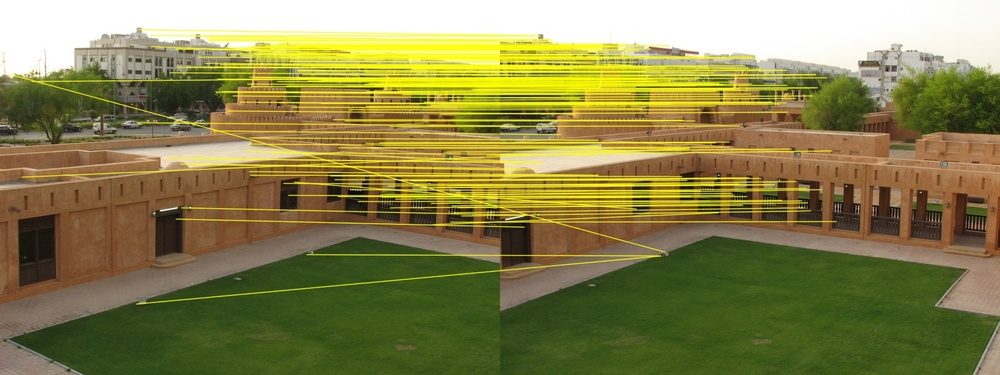
#> input picture Material-lab9/answer-images/correspondences.jpg, 1000 x 375 px, shrunk from 1600 x 600 before the run, given in place of Results_Background.avi, which was not available
$ python setbg-video.py
#> lines starting #> are read from the running program, lines starting #| are printed output that depends on the picture
import cv2
import numpy as np


shiTo_params = dict( maxCorners = 40,
                       qualityLevel = 0.03,
                       minDistance = 10,
                       blockSize = 7 )

lk_params = dict( winSize  = (30,30),
                  maxLevel = 3,
                  criteria = (cv2.TERM_CRITERIA_EPS | cv2.TERM_CRITERIA_COUNT, 10, 0.03))

def process(video):
    # number of frames :
    fps = video.get(cv2.CAP_PROP_FPS)

    total_frames = video.get(cv2.CAP_PROP_FRAME_COUNT)

    # Initialize everything with the first frame.
    ret, previous_frame = video.read()
#> previous_frame is the input picture: shape (375, 1000, 3); mean B, G, R 76.8, 130.4, 136.1
    gray_previous_frame = cv2.cvtColor(previous_frame, cv2.COLOR_BGR2GRAY)
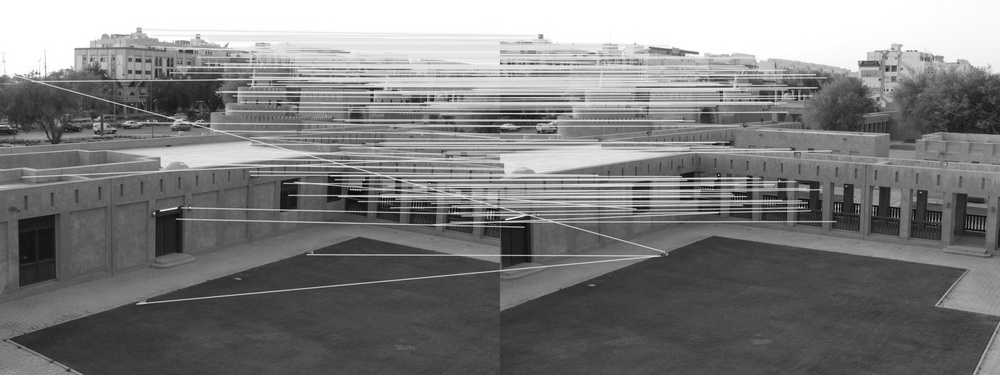
#> gray_previous_frame: shape (375, 1000); min 2, max 255, mean 126

    # Write the background removed video
    # Warning: don't forget that opencv is height/width (shape), so we have to inverse things here...
    # The joy of opencv I guess :)
    out = cv2.VideoWriter('result-2.avi',
                          cv2.VideoWriter_fourcc('M', 'J', 'P', 'G'),
                          fps, (previous_frame.shape[1], previous_frame.shape[0]))

    # define some parameters.
    optical_flow_params = dict(winSize=(30,30),
                     maxLevel=2,
                     criteria=(cv2.TERM_CRITERIA_EPS | cv2.TERM_CRITERIA_COUNT,
                               100, 0.3))

    feature_to_track_params = dict(maxCorners=100,
                          qualityLevel=0.3,
                          minDistance=50,
                          blockSize=8)

    old_points = cv2.goodFeaturesToTrack(gray_previous_frame, mask=None, **feature_to_track_params)
#> old_points = 28 rows, first 8: [800, 97], [861, 64], [373, 98], [431, 98], [170, 70], [491, 215], [97, 126], [254, 83]

    # well, we worked on the first frame (0) so we're on the second frame now.
    current_frame = 1

    # Create a mask image for drawing purposes
    mask = np.zeros_like(previous_frame)

    while current_frame < total_frames:
        ret, frame = video.read()
        gray_frame = cv2.cvtColor(frame, cv2.COLOR_BGR2GRAY)

        current_frame = current_frame +1

        if frame is None:
            continue

        # Gaussian Blur to remove high frequency noise.
        blur = cv2.GaussianBlur(gray_frame, (7, 7), 0)

        # Apply a threshold to improve the car edge detection.
        ret, image_thresh = cv2.threshold(blur, 20, 255, cv2.THRESH_BINARY)

        # Dilate a bit to improve the car edge detection.
        kernel_dilatation = np.ones((2, 2), np.uint8)
        dilated = cv2.dilate(image_thresh, kernel_dilatation, iterations=2)

        # Perform Canny edge detection
        edged_image = cv2.Canny(dilated, 5, 255)
        kernel = cv2.getStructuringElement(cv2.MORPH_RECT, (7,7))
        closed = cv2.morphologyEx(edged_image, cv2.MORPH_CLOSE, kernel)

        contours, hierarchy = cv2.findContours(closed.copy(), mode=cv2.RETR_EXTERNAL, method=cv2.CHAIN_APPROX_SIMPLE)

        for cnt in contours:
            x, y, w, h = cv2.boundingRect(cnt)
            frame = cv2.rectangle(frame, (x,y),(x+w,y+h),(0,255,0),2)

        p_new, status, error = cv2.calcOpticalFlowPyrLK(gray_previous_frame, gray_frame, old_points, None, **optical_flow_params)

        if p_new is not None:
            good_new = p_new[status == 1]
            good_old = old_points[status == 1]
        else:
            print('<!!> not able to run optical flow.')
            continue


        for i, (new, old) in enumerate(zip(good_new, good_old)):
            a, b = new.ravel()
            c, d = old.ravel()

            # try linear regression...
            # model = LinearRegression().fit(a, b)
            # r_sq = model.score(a, b)
            # Predict next X coord, with given Y
            # I can't make it... huh :( :(

            from scipy.spatial import distance
            aa = (a, b)
            bb = (c, d)
            dst = distance.euclidean(aa, bb)

            if dst < 60:
                # Add also a function that drawn a line between each of the previous feature locations to
                # depict this movement.
                mask = cv2.line(mask, (int(a), int(b)), (int(c), int(d)), (0, 255, 0), 1)
            # else:
            #     print(f'dst={dst}')

            frame = cv2.circle(frame, (int(a), int(b)), 5, (0,0,255), -1)

        img = cv2.add(frame, mask)

        out.write(img)

        gray_previous_frame = gray_frame.copy()
        old_points = cv2.goodFeaturesToTrack(gray_frame, mask=None, **feature_to_track_params)

    video.release()
    out.release()

if __name__ == '__main__':
    print('run main')

    video = cv2.VideoCapture('Results_Background.avi')
    process(video)

$ run again, on Material-lab9/answer-images/panorama.jpg
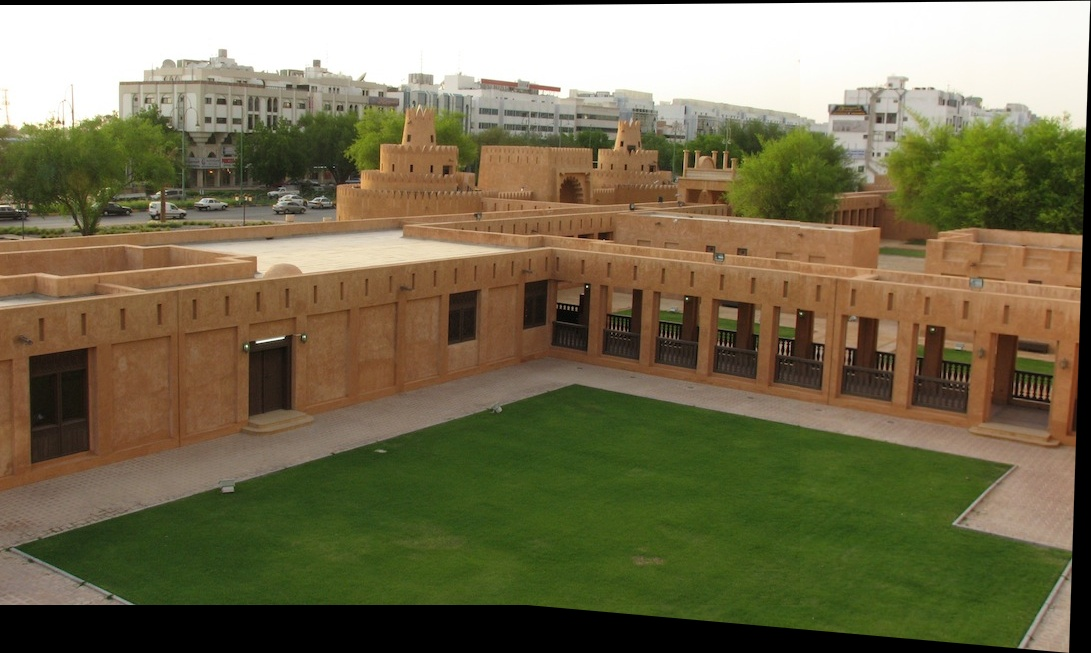
#> input picture Material-lab9/answer-images/panorama.jpg, 1091 x 653 px, given in place of Results_Background.avi, which was not available
#> in process, previous_frame is the input picture: shape (653, 1091, 3); mean B, G, R 79.6, 109.7, 116.8
#> in process, `gray_previous_frame = cv2.cvtColor(previous_frame, cv2.COLOR_BGR2GRAY)`:
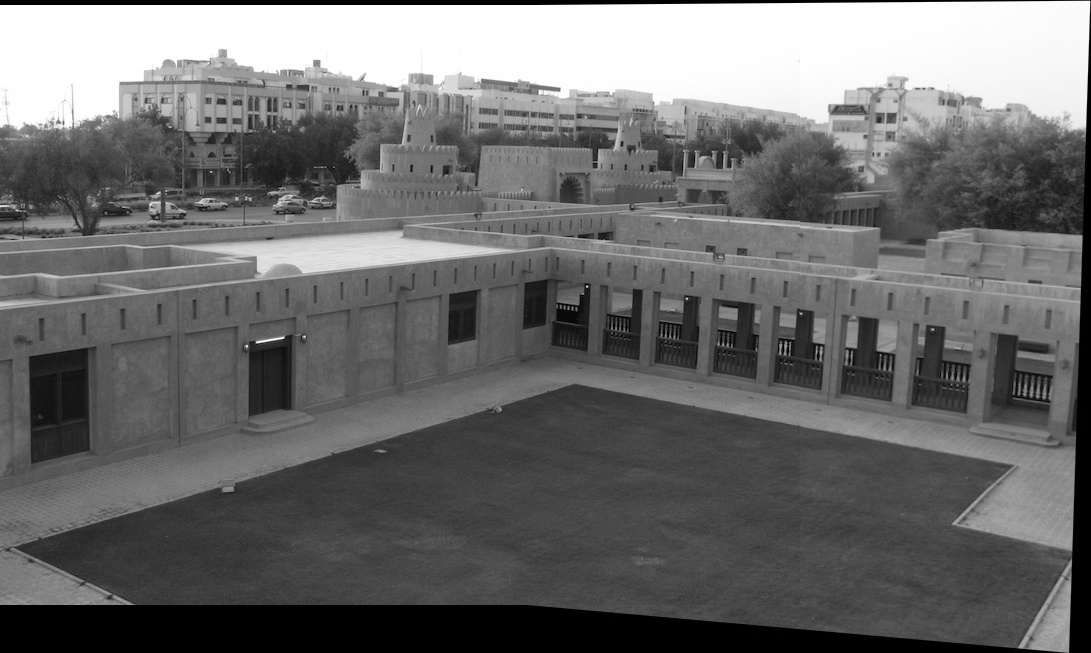
#> gray_previous_frame: shape (653, 1091); min 0, max 255, mean 108.4
#> old_points = 14 rows, first 8: [1088, 3], [819, 346], [61, 124], [575, 308], [158, 205], [317, 63], [541, 93], [596, 165]
